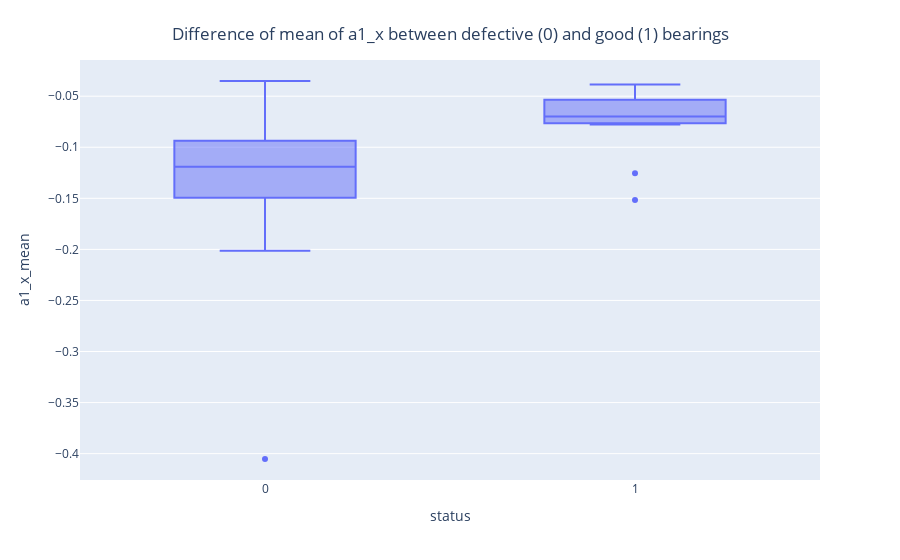

Source (notebook cell):
### Code cell
fig = px.box(df_mean, x="status", y="a1_x_mean")
fig.update_layout(
    title={
        'text': "Difference of mean of a1_x between defective (0) and good (1) bearings",
        'y':0.95,
        'x':0.5,
        'xanchor': 'center',
        'yanchor': 'top'})
fig.show()

### Figure 1 — Plotly figure (JSON) as saved in the notebook; plotly's stock layout.template omitted (floating-point values rounded to 4 significant figures)
{"data": [{"alignmentgroup": "True", "hovertemplate": "status=%{x}<br>a1_x_mean=%{y}<extra></extra>", "legendgroup": "", "marker": {"color": "#636efa"}, "name": "", "notched": false, "offsetgroup": "", "orientation": "v", "showlegend": false, "type": "box", "x": [0.0, 0.0, 0.0, 0.0, 0.0, 0.0, 0.0, 0.0, 0.0, 0.0, 0.0, 0.0, 0.0, 0.0, 0.0, 0.0, 0.0, 0.0, 0.0, 0.0, 0.0, 0.0, 0.0, 0.0, 0.0, 0.0, 0.0, 0.0, 0.0, 0.0, 0.0, 0.0, 0.0, 0.0, 0.0, 0.0, 0.0, 0.0, 0.0, 0.0, 0.0, 0.0, 0.0, 0.0, 0.0, 0.0, 0.0, 0.0, 0.0, 0.0, 0.0, 0.0, 0.0, 0.0, 0.0, 0.0, 0.0, 0.0, 0.0, 0.0, 0.0, 0.0, 0.0, 0.0, 0.0, 0.0, 0.0, 0.0, 0.0, 0.0, 0.0, 0.0, 0.0, 0.0, 0.0, 0.0, 0.0, 0.0, 0.0, 0.0, 0.0, 0.0, 0.0, 0.0, 0.0, 0.0, 0.0, 0.0, 0.0, 0.0, 0.0, 0.0, 0.0, 0.0, 0.0, 0.0, 0.0, 0.0, 0.0, 1.0, 1.0, 1.0, 1.0, 1.0, 1.0, 1.0, 1.0, 1.0, 1.0, 1.0, 1.0], "x0": " ", "xaxis": "x", "y": [-0.08933, -0.1021, -0.08874, -0.09323, -0.07871, -0.05599, -0.06974, -0.06158, -0.05994, -0.06763, -0.08102, -0.08395, -0.1025, -0.1138, -0.09013, -0.07384, -0.1603, -0.1021, -0.1921, -0.08815, -0.1158, -0.1036, -0.4052, -0.09962, -0.09759, -0.101, -0.09298, -0.08567, -0.1354, -0.1049, -0.135, -0.1329, -0.1158, -0.1346, -0.1047, -0.2014, -0.1209, -0.1108, -0.08138, -0.1429, -0.1184, -0.1163, -0.1418, -0.132, -0.136, -0.1317, -0.1323, -0.1106, -0.1191, -0.03513, -0.1192, -0.06443, -0.07569, -0.07281, -0.07125, -0.06414, -0.09177, -0.08125, -0.09462, -0.09985, -0.1071, -0.1006, -0.1066, -0.09975, -0.1072, -0.1161, -0.1555, -0.1729, -0.1649, -0.1496, -0.1482, -0.15, -0.1416, -0.1522, -0.149, -0.1651, -0.1507, -0.1473, -0.1374, -0.1731, -0.1572, -0.1482, -0.1525, -0.1539, -0.1586, -0.1541, -0.155, -0.1467, -0.1531, -0.1581, -0.1413, -0.1452, -0.1343, -0.1485, -0.1519, -0.1581, -0.1466, -0.1505, -0.164, -0.1254, -0.1517, -0.06224, -0.07782, -0.06548, -0.04962, -0.07522, -0.07435, -0.04449, -0.03862, -0.05737, -0.07448], "y0": " ", "yaxis": "y"}], "layout": {"boxmode": "group", "legend": {"tracegroupgap": 0}, "margin": {"t": 60}, "title": {"text": "Difference of mean of a1_x between defective (0) and good (1) bearings", "x": 0.5, "xanchor": "center", "y": 0.95, "yanchor": "top"}, "xaxis": {"anchor": "y", "domain": [0.0, 1.0], "title": {"text": "status"}}, "yaxis": {"anchor": "x", "domain": [0.0, 1.0], "title": {"text": "a1_x_mean"}}}}
